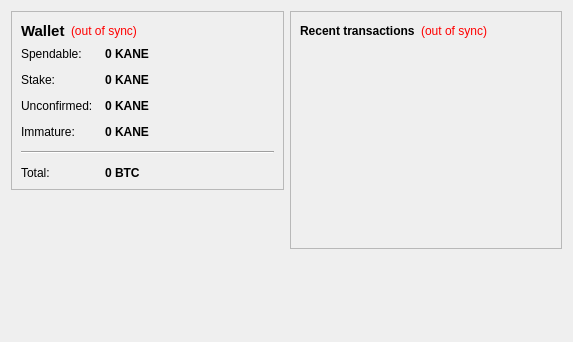
<?xml version="1.0" encoding="UTF-8"?>
<ui version="4.0">
 <class>OverviewPage</class>
 <widget class="QWidget" name="OverviewPage">
  <property name="geometry">
   <rect>
    <x>0</x>
    <y>0</y>
    <width>573</width>
    <height>342</height>
   </rect>
  </property>
  <property name="windowTitle">
   <string>Form</string>
  </property>
  <layout class="QHBoxLayout" name="horizontalLayout" stretch="1,1">
   <item>
    <layout class="QVBoxLayout" name="verticalLayout_2">
     <item>
      <widget class="QFrame" name="frame">
       <property name="frameShape">
        <enum>QFrame::StyledPanel</enum>
       </property>
       <property name="frameShadow">
        <enum>QFrame::Raised</enum>
       </property>
       <layout class="QVBoxLayout" name="verticalLayout_4">
        <item>
         <layout class="QHBoxLayout" name="horizontalLayout_4">
          <item>
           <widget class="QLabel" name="label_5">
            <property name="font">
             <font>
              <pointsize>11</pointsize>
              <weight>75</weight>
              <bold>true</bold>
             </font>
            </property>
            <property name="text">
             <string>Wallet</string>
            </property>
           </widget>
          </item>
          <item>
           <widget class="QLabel" name="labelWalletStatus">
            <property name="toolTip">
             <string>The displayed information may be out of date. Your wallet automatically synchronizes with the KaneCoin network after a connection is established, but this process has not completed yet.</string>
            </property>
            <property name="styleSheet">
             <string notr="true">QLabel { color: red; }</string>
            </property>
            <property name="text">
             <string notr="true">(out of sync)</string>
            </property>
            <property name="alignment">
             <set>Qt::AlignLeading|Qt::AlignLeft|Qt::AlignVCenter</set>
            </property>
           </widget>
          </item>
          <item>
           <spacer name="horizontalSpacer_2">
            <property name="orientation">
             <enum>Qt::Horizontal</enum>
            </property>
            <property name="sizeHint" stdset="0">
             <size>
              <width>40</width>
              <height>20</height>
             </size>
            </property>
           </spacer>
          </item>
         </layout>
        </item>
        <item>
         <layout class="QFormLayout" name="formLayout_2">
          <property name="fieldGrowthPolicy">
           <enum>QFormLayout::AllNonFixedFieldsGrow</enum>
          </property>
          <property name="horizontalSpacing">
           <number>12</number>
          </property>
          <property name="verticalSpacing">
           <number>12</number>
          </property>
          <item row="0" column="0">
           <widget class="QLabel" name="label">
            <property name="text">
             <string>Spendable:</string>
            </property>
           </widget>
          </item>
          <item row="0" column="1">
           <widget class="QLabel" name="labelBalance">
            <property name="font">
             <font>
              <weight>75</weight>
              <bold>true</bold>
             </font>
            </property>
            <property name="cursor">
             <cursorShape>IBeamCursor</cursorShape>
            </property>
            <property name="toolTip">
             <string>Your current spendable balance</string>
            </property>
            <property name="text">
             <string notr="true">0 KANE</string>
            </property>
            <property name="textInteractionFlags">
             <set>Qt::LinksAccessibleByMouse|Qt::TextSelectableByKeyboard|Qt::TextSelectableByMouse</set>
            </property>
           </widget>
          </item>
          <item row="1" column="0">
           <widget class="QLabel" name="label_6">
            <property name="text">
             <string>Stake:</string>
            </property>
           </widget>
          </item>
          <item row="1" column="1">
           <widget class="QLabel" name="labelStake">
            <property name="font">
             <font>
              <weight>75</weight>
              <bold>true</bold>
             </font>
            </property>
            <property name="cursor">
             <cursorShape>IBeamCursor</cursorShape>
            </property>
            <property name="toolTip">
             <string>Total of coins that was staked, and do not yet count toward the current balance</string>
            </property>
            <property name="text">
             <string notr="true">0 KANE</string>
            </property>
            <property name="textInteractionFlags">
             <set>Qt::LinksAccessibleByMouse|Qt::TextSelectableByKeyboard|Qt::TextSelectableByMouse</set>
            </property>
           </widget>
          </item>
          <item row="2" column="0">
           <widget class="QLabel" name="label_3">
            <property name="text">
             <string>Unconfirmed:</string>
            </property>
           </widget>
          </item>
          <item row="2" column="1">
           <widget class="QLabel" name="labelUnconfirmed">
            <property name="font">
             <font>
              <weight>75</weight>
              <bold>true</bold>
             </font>
            </property>
            <property name="cursor">
             <cursorShape>IBeamCursor</cursorShape>
            </property>
            <property name="toolTip">
             <string>Total of transactions that have yet to be confirmed, and do not yet count toward the current balance</string>
            </property>
            <property name="text">
             <string notr="true">0 KANE</string>
            </property>
            <property name="textInteractionFlags">
             <set>Qt::LinksAccessibleByMouse|Qt::TextSelectableByKeyboard|Qt::TextSelectableByMouse</set>
            </property>
           </widget>
          </item>
          <item row="3" column="0">
           <widget class="QLabel" name="labelImmatureText">
            <property name="text">
             <string>Immature:</string>
            </property>
           </widget>
          </item>
          <item row="3" column="1">
           <widget class="QLabel" name="labelImmature">
            <property name="font">
             <font>
              <weight>75</weight>
              <bold>true</bold>
             </font>
            </property>
            <property name="toolTip">
             <string>Mined balance that has not yet matured</string>
            </property>
            <property name="text">
             <string notr="true">0 KANE</string>
            </property>
            <property name="textInteractionFlags">
             <set>Qt::LinksAccessibleByMouse|Qt::TextSelectableByKeyboard|Qt::TextSelectableByMouse</set>
            </property>
           </widget>
          </item>
          <item row="4" column="0" colspan="2">
           <widget class="Line" name="line">
            <property name="orientation">
             <enum>Qt::Horizontal</enum>
            </property>
           </widget>
          </item>
          <item row="5" column="0">
           <widget class="QLabel" name="labelTotalText">
            <property name="text">
             <string>Total:</string>
            </property>
           </widget>
          </item>
          <item row="5" column="1">
           <widget class="QLabel" name="labelTotal">
            <property name="font">
             <font>
              <weight>75</weight>
              <bold>true</bold>
             </font>
            </property>
            <property name="cursor">
             <cursorShape>IBeamCursor</cursorShape>
            </property>
            <property name="toolTip">
             <string>Your current total balance</string>
            </property>
            <property name="text">
             <string notr="true">0 BTC</string>
            </property>
            <property name="textInteractionFlags">
             <set>Qt::LinksAccessibleByMouse|Qt::TextSelectableByKeyboard|Qt::TextSelectableByMouse</set>
            </property>
           </widget>
          </item>
         </layout>
        </item>
       </layout>
      </widget>
     </item>
     <item>
      <spacer name="verticalSpacer">
       <property name="orientation">
        <enum>Qt::Vertical</enum>
       </property>
       <property name="sizeHint" stdset="0">
        <size>
         <width>20</width>
         <height>40</height>
        </size>
       </property>
      </spacer>
     </item>
    </layout>
   </item>
   <item>
    <layout class="QVBoxLayout" name="verticalLayout_3">
     <item>
      <widget class="QFrame" name="frame_2">
       <property name="frameShape">
        <enum>QFrame::StyledPanel</enum>
       </property>
       <property name="frameShadow">
        <enum>QFrame::Raised</enum>
       </property>
       <layout class="QVBoxLayout" name="verticalLayout">
        <item>
         <layout class="QHBoxLayout" name="horizontalLayout_2">
          <item>
           <widget class="QLabel" name="label_4">
            <property name="text">
             <string>&lt;b&gt;Recent transactions&lt;/b&gt;</string>
            </property>
           </widget>
          </item>
          <item>
           <widget class="QLabel" name="labelTransactionsStatus">
            <property name="toolTip">
             <string>The displayed information may be out of date. Your wallet automatically synchronizes with the KaneCoin network after a connection is established, but this process has not completed yet.</string>
            </property>
            <property name="styleSheet">
             <string notr="true">QLabel { color: red; }</string>
            </property>
            <property name="text">
             <string notr="true">(out of sync)</string>
            </property>
            <property name="alignment">
             <set>Qt::AlignRight|Qt::AlignTrailing|Qt::AlignVCenter</set>
            </property>
           </widget>
          </item>
          <item>
           <spacer name="horizontalSpacer">
            <property name="orientation">
             <enum>Qt::Horizontal</enum>
            </property>
            <property name="sizeHint" stdset="0">
             <size>
              <width>40</width>
              <height>20</height>
             </size>
            </property>
           </spacer>
          </item>
         </layout>
        </item>
        <item>
         <widget class="QListView" name="listTransactions">
          <property name="styleSheet">
           <string notr="true">QListView { background: transparent; }</string>
          </property>
          <property name="frameShape">
           <enum>QFrame::NoFrame</enum>
          </property>
          <property name="verticalScrollBarPolicy">
           <enum>Qt::ScrollBarAlwaysOff</enum>
          </property>
          <property name="horizontalScrollBarPolicy">
           <enum>Qt::ScrollBarAlwaysOff</enum>
          </property>
          <property name="selectionMode">
           <enum>QAbstractItemView::NoSelection</enum>
          </property>
         </widget>
        </item>
       </layout>
      </widget>
     </item>
     <item>
      <spacer name="verticalSpacer_2">
       <property name="orientation">
        <enum>Qt::Vertical</enum>
       </property>
       <property name="sizeHint" stdset="0">
        <size>
         <width>20</width>
         <height>40</height>
        </size>
       </property>
      </spacer>
     </item>
    </layout>
   </item>
  </layout>
 </widget>
 <resources/>
 <connections/>
</ui>
